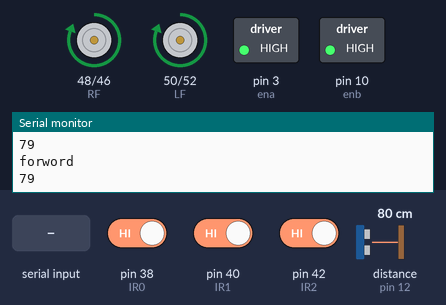
Bench run of a sketch on a simulated Arduino Mega 2560, built with avr-gcc and run on an emulated ATmega2560. Shown: motor-driver pin pairs drawn as motors (green arrow = first pin HIGH = forward, orange = second pin HIGH = backward, longer = more drive), switched loads named in the sketch (green lamp = pin HIGH), the last lines printed to the serial monitor. Wiring (inferred from the names in the program): ultrasonic range finder: trigger pin 13; echo pin 12. The test bench sets the inputs (shaded band); at power-on: distance to the obstacle (sensor on pin 12) 80 cm, pin 38 (IR0) HIGH, pin 40 (IR1) HIGH, pin 42 (IR2) HIGH. The echo pulse lasts 58.3 µs per cm; pins used as bus, display or sensor lines are not drawn.

Above: at 1.2 s.
1.3 s: distance to the obstacle (sensor on pin 12) set to 56 cm
4.3 s: distance to the obstacle (sensor on pin 12) set to 47 cm
At 4.6 s:
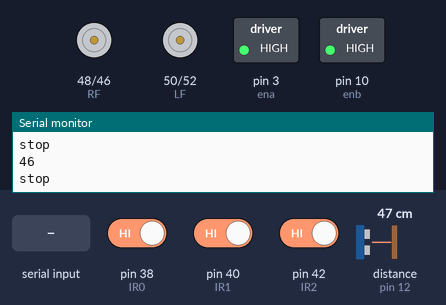
5.8 s: distance to the obstacle (sensor on pin 12) set to 120 cm
At 7.0 s:
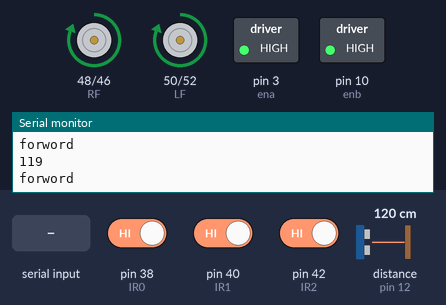
7.3 s: pin 38 (IR0) driven LOW
At 8.0 s:
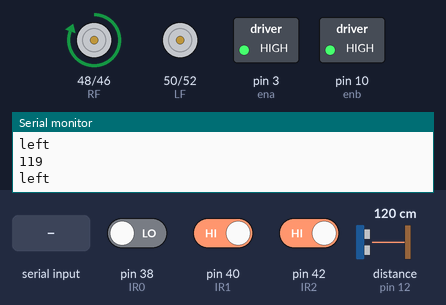
8.8 s: "F" received over Serial
At 9.8 s:
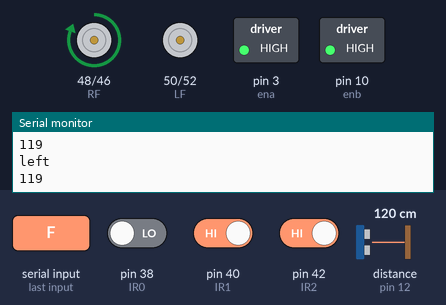
10.3 s: "B" received over Serial
At 10.8 s:
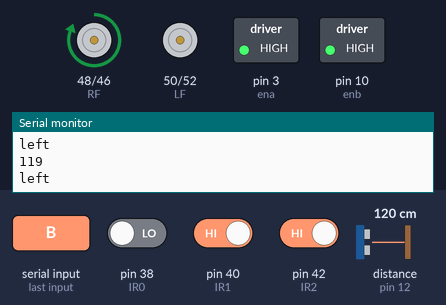
Timing chart, 0 to 12.8 s (numbered marks = the images above; inputs shaded):
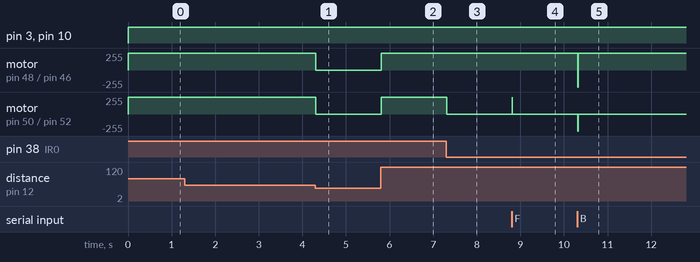

The sketch:

phase1and2.ino
```cpp
 /////***** DEFINITIONS *****/////
#include <SoftwareSerial.h>
#define RB 46  //right forward
#define RF 48 // right backward
#define LF 50 //left forward
#define LB 52 //left backward

#define TX 14
#define RX 15
#define trigpin 13
#define echopin 12
 char x ;
//sensor pins
const int IR0 = 38;
const int IR1 = 40;
const int IR2 = 42;

const int ena = 3;
const int enb =10;
const int W = 0;
const int B = 1;
const int motospeed = 85;
int lastState=0;


///////*** END OF DEFINITIONS ***///////


////**** FUNCTIONS ****////
void forward(){
  digitalWrite(RF, HIGH);
  digitalWrite(RB, LOW);
  digitalWrite(LF, HIGH);
  digitalWrite(LB, LOW);
  Serial.println("forword");
  }

void backward(){
  digitalWrite(RF, LOW);
  digitalWrite(RB, HIGH);
  digitalWrite(LF, LOW);
  digitalWrite(LB, HIGH);
  Serial.println("backward");
  }

void right(){
  digitalWrite(RF, LOW);
  digitalWrite(RB, LOW);
  digitalWrite(LF, HIGH);
  digitalWrite(LB, LOW);
  Serial.println("right");
  }

void left(){
  digitalWrite(RF, HIGH);
  digitalWrite(RB, LOW);
  digitalWrite(LF, LOW);
  digitalWrite(LB, LOW);
  Serial.println("left");
  }

void stop_motor(){
  digitalWrite(RF, LOW);
  digitalWrite(RB, LOW);
  digitalWrite(LF, LOW);
  digitalWrite(LB, LOW);
  Serial.println("stop");
  }

//////*** END OF FUNCTIONS ***//////

void setup() {

        //////MOTORS PINS////
  pinMode(RF , OUTPUT);
  pinMode(RB , OUTPUT);
  pinMode(LF , OUTPUT);
  pinMode(LB , OUTPUT);
  pinMode(ena,OUTPUT);
  pinMode(enb,OUTPUT);
  pinMode(trigpin , OUTPUT);
  pinMode(echopin , INPUT);

  pinMode (IR0,INPUT);
  pinMode (IR1,INPUT);
  pinMode (IR2,INPUT);

  //// end of motors pins ////
       Serial.begin(9600);
}

void loop() {

    //ultra
 mmm: digitalWrite (ena ,motospeed);
      digitalWrite (enb ,motospeed);

   long duration, distance ;
  digitalWrite (trigpin,LOW);
  delayMicroseconds (1000);
  digitalWrite (trigpin,HIGH);
  delayMicroseconds (1000);
  digitalWrite (trigpin,LOW);
  duration = pulseIn(echopin,HIGH);
  distance =  (duration/2)/29.1;
  Serial.println (distance);

 if (distance <= 50){
      stop_motor();
      goto mmm ;
 }
 //bluetooth
else{
  while (Serial.available()>0){

    x = Serial.read() ;

   Serial.println (" x =  " ) ; Serial.println (x); Serial.println() ;


   if (x=='F'){
      forward();
    }
    else if(x=='B'){
      backward();
    }
    else if (x == 'R'){
      right();
    }
    else if (x=='L'){
      left();
    }
    else if ( x=='S'){
    stop_motor();
    }
  }
 }

      //line follower
      int S0 = digitalRead(IR0);
      int S1 = digitalRead(IR1);
      int S2 = digitalRead(IR2);

      // print the sensor values:


         /* Serial.print (" s0 =  " ) ; Serial.print(S0);
           Serial.print (" s1 =  " ) ; Serial.print(S1);
           Serial.print (" s2 =  " ) ; Serial.print(S2);
           Serial.println() ;*/


         if(S0==W && S1==B && S2==W)
       {
        lastState=1;

        forward();


       }

          //left cases
         else if(S0==B && S1==W && S2==W)
         {
          lastState=2;

          right();

          }
          else if(S0==B && S1==B && S2==W)
         {
          lastState=2;

           right();


          }

          //right cases
         else if(S0==W && S1==W && S2==B)
         {
          lastState=3;

         left();

          }

         else if(S0==W && S1==B && S2==B)
         {
          lastState=3;

          left();

          }

             else if(S0==B && S1==B && S2==B)
            {
            forward();


            //stop_motor ();
            }
          else if(S0==W && S1==W && S2==W)
            {
            switch(lastState)
            {
              case 1:
              forward();

              break;

              case 2:
              right();

              break;

              case 3:
              left();


              break;
              default:
              stop_motor();
              break;
              }
            }


         else
         {
         right();

          }


}
```

Measured:
- the behaviour switches between 52 and 51 cm on distance to the obstacle (sensor on pin 12) (found by bisection; images 0 and 1)
- after the input at 4.3 s, motor on pin 48 (RF) / pin 46 (RB), motor on pin 50 (LF) / pin 52 (LB): forward 255/255 → stopped at once
- after the input at 5.8 s, motor on pin 48 (RF) / pin 46 (RB), motor on pin 50 (LF) / pin 52 (LB): stopped → forward 255/255 at once
- after the input at 7.3 s, motor on pin 50 (LF) / pin 52 (LB): forward 255/255 → stopped at once
- after the input at 8.8 s, motor on pin 50 (LF) / pin 52 (LB): stopped → forward 255/255 at once, → stopped 0.01 s later
- after the input at 10.3 s, motor on pin 48 (RF) / pin 46 (RB): forward 255/255 → backward 255/255 at once, → forward 255/255 0.01 s later; motor on pin 50 (LF) / pin 52 (LB): stopped → backward 255/255 at once, → stopped 0.01 s later
